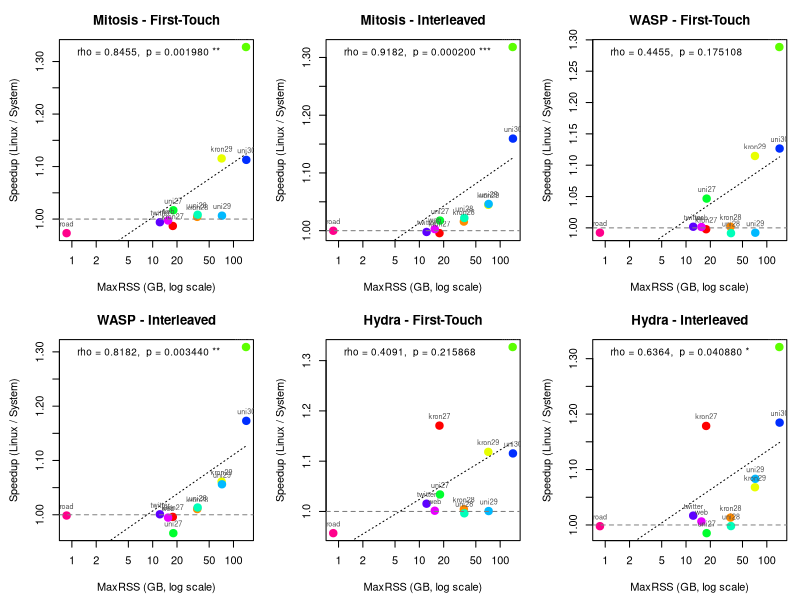

Here is the R script that generated this plot:
###############################################################################
### CC_SV: Does speedup over Linux depend on working-set size (maxRSS)?   ###
###   Permutation test on Spearman correlation, per system × policy       ###
###############################################################################

# =============================================================================
# 1. MaxRSS for CC_SV (GB), per graph
# =============================================================================

maxrss <- c(
  kron27 = 17.74, kron28 = 35.56, kron29 = 71.28, kron30 = 142.84,
  uni27  = 18.00, uni28  = 36.00, uni29  = 72.00, uni30  = 143.98,
  twitter = 12.28, web = 15.51, road = 0.86
)

# =============================================================================
# 2. Runtime data (5 trials per configuration) — from cc_sv.R
# =============================================================================

rt <- list(
  # --- LINUX First-Touch ---
  linux_ft_kron27  = c(5.25484, 5.26032, 5.28091, 5.26657, 5.27103),
  linux_ft_kron28  = c(9.66535, 9.68412, 9.62954, 9.68620, 9.70048),
  linux_ft_kron29  = c(21.36107, 21.37305, 21.41995, 21.46194, 21.34614),
  linux_ft_kron30  = c(51.07288, 51.12533, 51.93556, 50.69916, 50.74301),
  linux_ft_uni27   = c(6.28895, 6.68920, 6.67710, 6.74859, 6.71957),
  linux_ft_uni28   = c(12.19214, 12.33447, 12.42295, 12.54301, 12.56131),
  linux_ft_uni29   = c(24.08220, 24.11816, 24.21038, 24.20223, 24.24678),
  linux_ft_uni30   = c(48.84104, 49.08338, 49.17349, 48.82028, 48.99220),
  linux_ft_twitter = c(3.50382, 3.48879, 3.51651, 3.51070, 3.51832),
  linux_ft_web     = c(0.70499, 0.70360, 0.70398, 0.70382, 0.70357),
  linux_ft_road    = c(0.06002, 0.06056, 0.06124, 0.05944, 0.06057),
  
  # --- LINUX Interleaved ---
  linux_il_kron27  = c(4.93441, 4.92587, 4.92297, 4.92864, 4.91815),
  linux_il_kron28  = c(9.23494, 9.28035, 9.24255, 9.28068, 9.29464),
  linux_il_kron29  = c(19.47225, 19.49401, 19.52732, 19.48812, 19.48009),
  linux_il_kron30  = c(51.73405, 51.86121, 51.89680, 51.77142, 51.95272),
  linux_il_uni27   = c(5.28040, 5.19274, 5.18627, 5.22500, 5.25201),
  linux_il_uni28   = c(10.05837, 10.00358, 10.08839, 10.06971, 10.10126),
  linux_il_uni29   = c(20.96328, 21.01192, 21.07239, 20.89253, 20.93381),
  linux_il_uni30   = c(45.38459, 45.73710, 45.50109, 45.69392, 45.76469),
  linux_il_twitter = c(3.59982, 3.57544, 3.58353, 3.54719, 3.55030),
  linux_il_web     = c(0.38643, 0.39050, 0.39284, 0.38911, 0.38891),
  linux_il_road    = c(0.05414, 0.05483, 0.05340, 0.05492, 0.05413),
  
  # --- MITOSIS Replicated ---
  mitosis_ft_kron27  = c(5.32927, 5.32670, 5.33916, 5.35210, 5.33593),
  mitosis_ft_kron28  = c(9.65998, 9.62766, 9.60069, 9.62837, 9.64665),
  mitosis_ft_kron29  = c(19.22859, 19.20115, 19.14699, 19.15355, 19.15803),
  mitosis_ft_kron30  = c(38.35697, 38.44493, 38.36576, 38.50652, 38.83380),
  mitosis_ft_uni27   = c(6.33470, 6.53826, 6.55095, 6.56969, 6.58279),
  mitosis_ft_uni28   = c(12.28736, 12.29017, 12.28888, 12.35406, 12.32418),
  mitosis_ft_uni29   = c(24.01963, 23.99558, 23.99474, 24.00844, 24.06025),
  mitosis_ft_uni30   = c(44.21888, 44.00983, 43.99888, 43.87973, 43.98086),
  mitosis_ft_twitter = c(3.51010, 3.54679, 3.53780, 3.53888, 3.50956),
  mitosis_ft_web     = c(0.70518, 0.70532, 0.70498, 0.70649, 0.70744),
  mitosis_ft_road    = c(0.06135, 0.06211, 0.06202, 0.06173, 0.06293),
  
  # --- MITOSIS Replicated+Interleaved ---
  mitosis_il_kron27  = c(4.96331, 4.96929, 4.93380, 4.93207, 4.93797),
  mitosis_il_kron28  = c(9.11478, 9.12970, 9.13596, 9.13547, 9.09965),
  mitosis_il_kron29  = c(18.66971, 18.62110, 18.66530, 18.63940, 18.69707),
  mitosis_il_kron30  = c(39.32392, 39.33262, 39.37635, 39.32107, 39.31315),
  mitosis_il_uni27   = c(5.13578, 5.11402, 5.12234, 5.13151, 5.18294),
  mitosis_il_uni28   = c(9.83580, 9.84009, 9.84658, 9.86791, 9.84942),
  mitosis_il_uni29   = c(19.85316, 20.02597, 20.11907, 20.10913, 20.12806),
  mitosis_il_uni30   = c(39.36505, 39.32781, 39.32152, 39.32529, 39.37414),
  mitosis_il_twitter = c(3.60069, 3.59348, 3.56167, 3.56556, 3.57514),
  mitosis_il_web     = c(0.38792, 0.38802, 0.38783, 0.39038, 0.38837),
  mitosis_il_road    = c(0.05322, 0.05442, 0.05393, 0.05354, 0.05635),
  
  # --- WASP First-Touch ---
  wasp_ft_kron27  = c(5.24487, 5.29025, 5.28476, 5.28375, 5.28700),
  wasp_ft_kron28  = c(9.67273, 9.65359, 9.65075, 9.62588, 9.67058),
  wasp_ft_kron29  = c(19.19147, 19.21619, 19.15130, 19.20645, 19.18890),
  wasp_ft_kron30  = c(40.30071, 39.49725, 39.46534, 39.69362, 39.38787),
  wasp_ft_uni27   = c(6.20150, 6.27181, 6.31631, 6.38845, 6.46691),
  wasp_ft_uni28   = c(12.37133, 12.64887, 12.49645, 12.51744, 12.54634),
  wasp_ft_uni29   = c(24.20154, 24.30787, 24.45964, 24.47068, 24.36437),
  wasp_ft_uni30   = c(44.43909, 43.14892, 43.39943, 43.16789, 43.23215),
  wasp_ft_twitter = c(3.49794, 3.51806, 3.49035, 3.50746, 3.49254),
  wasp_ft_web     = c(0.70263, 0.70113, 0.70170, 0.70125, 0.70825),
  wasp_ft_road    = c(0.05976, 0.06149, 0.06060, 0.06031, 0.06200),
  
  # --- WASP Interleaved ---
  wasp_il_kron27  = c(4.95242, 4.93969, 4.92518, 4.98378, 4.92604),
  wasp_il_kron28  = c(9.15927, 9.16503, 9.17403, 9.19621, 9.15616),
  wasp_il_kron29  = c(18.61356, 18.28532, 18.35296, 18.30987, 18.28173),
  wasp_il_kron30  = c(40.40808, 39.41689, 39.24146, 39.41304, 39.56242),
  wasp_il_uni27   = c(5.38389, 5.26754, 5.44832, 5.46658, 5.48619),
  wasp_il_uni28   = c(10.03319, 9.87219, 9.89053, 9.92695, 9.93253),
  wasp_il_uni29   = c(20.35081, 19.70221, 19.86567, 19.72701, 19.65318),
  wasp_il_uni30   = c(39.49509, 38.52351, 39.00984, 38.55478, 38.86414),
  wasp_il_twitter = c(3.58606, 3.57410, 3.55183, 3.56409, 3.56470),
  wasp_il_web     = c(0.39082, 0.38840, 0.38954, 0.38795, 0.40130),
  wasp_il_road    = c(0.05333, 0.05519, 0.05402, 0.05419, 0.05507),
  
  # --- HYDRA Replicated (repl_order_9) ---
  hydra_ft_kron27  = c(4.50426, 4.47571, 4.50305, 4.51011, 4.50043),
  hydra_ft_kron28  = c(9.63287, 9.65094, 9.64767, 9.60098, 9.61790),
  hydra_ft_kron29  = c(19.11479, 19.22337, 19.08240, 19.09946, 19.11066),
  hydra_ft_kron30  = c(38.50780, 38.47436, 38.52977, 38.57468, 38.50830),
  hydra_ft_uni27   = c(6.31090, 6.25959, 6.40793, 6.48870, 6.57451),
  hydra_ft_uni28   = c(12.42254, 12.38289, 12.43202, 12.50828, 12.54017),
  hydra_ft_uni29   = c(24.17071, 24.14613, 24.09560, 24.15431, 24.19881),
  hydra_ft_uni30   = c(43.67589, 44.14764, 43.60100, 44.07743, 44.06376),
  hydra_ft_twitter = c(3.43534, 3.45646, 3.44897, 3.45290, 3.47831),
  hydra_ft_web     = c(0.70135, 0.70419, 0.70359, 0.70181, 0.70403),
  hydra_ft_road    = c(0.06194, 0.06338, 0.06473, 0.06224, 0.06316),
  
  # --- HYDRA Replicated+Interleaved (repl_order_9) ---
  hydra_il_kron27  = c(4.22922, 4.16219, 4.17206, 4.16953, 4.16445),
  hydra_il_kron28  = c(9.13263, 9.14077, 9.15380, 9.14465, 9.15070),
  hydra_il_kron29  = c(18.23685, 18.24263, 18.27915, 18.23570, 18.25752),
  hydra_il_kron30  = c(39.15965, 39.30615, 39.35078, 39.24755, 39.17100),
  hydra_il_uni27   = c(5.45858, 5.37068, 5.26221, 5.20225, 5.23410),
  hydra_il_uni28   = c(10.05013, 10.03508, 10.02906, 10.09155, 10.21619),
  hydra_il_uni29   = c(19.38677, 19.36953, 19.34873, 19.35816, 19.35200),
  hydra_il_uni30   = c(38.82365, 38.38094, 38.48954, 38.42631, 38.41695),
  hydra_il_twitter = c(3.54399, 3.49015, 3.51798, 3.49149, 3.51643),
  hydra_il_web     = c(0.38741, 0.38673, 0.38698, 0.38745, 0.38694),
  hydra_il_road    = c(0.05334, 0.05560, 0.05378, 0.05494, 0.05435)
)

# =============================================================================
# 3. Permutation test on Spearman rho
#    H0: no monotonic association between maxRSS and speedup
#    Two-sided test
# =============================================================================

perm_cor_test <- function(x, y, n_perm = 100000) {
  n <- length(x)
  obs_rho <- cor(x, y, method = "spearman")
  count <- 0
  for (i in seq_len(n_perm)) {
    perm_rho <- cor(sample(x), y, method = "spearman")
    if (abs(perm_rho) >= abs(obs_rho)) count <- count + 1
  }
  list(rho = obs_rho, p = (count + 1) / (n_perm + 1), n = n)
}

# Helper: format p-value with full precision (scientific notation for small values)
fmt_p <- function(p) {
  ifelse(p < 1e-4, sprintf("%.4e", p), sprintf("%.6f", p))
}

# =============================================================================
# 4. Compute per-graph mean speedup, then test correlation with maxRSS
# =============================================================================

graphs   <- c("kron27","kron28","kron29","kron30",
              "uni27","uni28","uni29","uni30",
              "twitter","web","road")
policies <- c("ft", "il")
pol_lab  <- c(ft = "First-Touch", il = "Interleaved")
systems  <- c("mitosis", "wasp", "hydra")
sys_lab  <- c(mitosis = "Mitosis", wasp = "WASP", hydra = "Hydra")

set.seed(42)
results <- data.frame()
plot_data <- data.frame()

for (sys in systems) {
  for (pol in policies) {
    speedups <- numeric(length(graphs))
    rss_vals <- numeric(length(graphs))
    
    for (i in seq_along(graphs)) {
      g <- graphs[i]
      lk <- paste0("linux_", pol, "_", g)
      sk <- paste0(sys, "_", pol, "_", g)
      # Mean speedup = mean(linux) / mean(system)
      speedups[i] <- mean(rt[[lk]]) / mean(rt[[sk]])
      rss_vals[i] <- maxrss[g]
    }
    
    # Permutation test
    res <- perm_cor_test(rss_vals, speedups)
    
    results <- rbind(results, data.frame(
      System  = sys_lab[sys],
      Policy  = pol_lab[pol],
      Rho     = round(res$rho, 4),
      p_value = res$p,
      p_display = fmt_p(res$p),
      Sig     = ifelse(res$p < 0.001, "***",
                       ifelse(res$p < 0.01,  "**",
                              ifelse(res$p < 0.05,  "*", ""))),
      stringsAsFactors = FALSE
    ))
    
    # Collect for plotting
    for (i in seq_along(graphs)) {
      plot_data <- rbind(plot_data, data.frame(
        System  = sys_lab[sys],
        Policy  = pol_lab[pol],
        Graph   = graphs[i],
        MaxRSS  = rss_vals[i],
        Speedup = speedups[i],
        stringsAsFactors = FALSE
      ))
    }
  }
}

# =============================================================================
# 5. Print results
# =============================================================================

cat("\n")
cat("======================================================================\n")
cat("  CC_SV: Spearman correlation between MaxRSS and Speedup vs Linux\n")
cat("  Permutation test (two-sided, 100k permutations)\n")
cat("  11 graphs, mean speedup per graph\n")
cat("======================================================================\n\n")

# Print with formatted p-value column
print_results <- results[, c("System", "Policy", "Rho", "p_display", "Sig")]
colnames(print_results)[4] <- "p_value"
print(print_results, row.names = FALSE)

cat("\nInterpretation:\n")
cat("  rho > 0 → larger working sets see MORE speedup over Linux\n")
cat("  rho < 0 → larger working sets see LESS speedup over Linux\n")
cat("  * p < 0.05  ** p < 0.01  *** p < 0.001\n")

# =============================================================================
# 5b. Detailed per-graph speedup tables for each system × policy
# =============================================================================

cat("\n")
cat("======================================================================\n")
cat("  Per-graph speedup vs MaxRSS (sorted by MaxRSS ascending)\n")
cat("======================================================================\n")

for (sys in systems) {
  for (pol in policies) {
    label <- paste(sys_lab[sys], "-", pol_lab[pol])
    cat("\n---", label, "---\n")
    cat(sprintf("  %-10s %8s %10s %12s\n",
                "Graph", "RSS(GB)", "Speedup", "% Improv."))
    
    speedups <- numeric(length(graphs))
    rss_vals <- numeric(length(graphs))
    for (i in seq_along(graphs)) {
      g <- graphs[i]
      lk <- paste0("linux_", pol, "_", g)
      sk <- paste0(sys, "_", pol, "_", g)
      speedups[i] <- mean(rt[[lk]]) / mean(rt[[sk]])
      rss_vals[i] <- maxrss[g]
    }
    
    ord <- order(rss_vals)
    for (i in ord) {
      pct <- (speedups[i] - 1) * 100
      cat(sprintf("  %-10s %8.2f %10.4f %+11.2f%%\n",
                  graphs[i], rss_vals[i], speedups[i], pct))
    }
    
    # Summarise: small vs large
    small_idx <- which(rss_vals < 20)
    large_idx <- which(rss_vals >= 40)
    cat(sprintf("  >> Small graphs (RSS < 20 GB, n=%d): mean speedup = %.4f\n",
                length(small_idx), mean(speedups[small_idx])))
    cat(sprintf("  >> Large graphs (RSS >= 40 GB, n=%d): mean speedup = %.4f\n",
                length(large_idx), mean(speedups[large_idx])))
  }
}

# =============================================================================
# 5c. Overall summary across all systems
# =============================================================================

cat("\n")
cat("======================================================================\n")
cat("  Summary: Average speedup by MaxRSS group across all systems\n")
cat("======================================================================\n\n")

for (pol in policies) {
  cat(sprintf("--- %s ---\n", pol_lab[pol]))
  cat(sprintf("  %-10s %12s %12s %12s\n",
              "RSS Group", "Mitosis", "WASP", "Hydra"))
  
  for (grp_label in c("Small (<20GB)", "Medium (20-80GB)", "Large (>80GB)")) {
    vals <- character(3)
    for (si in seq_along(systems)) {
      sys <- systems[si]
      speedups <- numeric(length(graphs))
      rss_vals <- numeric(length(graphs))
      for (i in seq_along(graphs)) {
        g <- graphs[i]
        lk <- paste0("linux_", pol, "_", g)
        sk <- paste0(sys, "_", pol, "_", g)
        speedups[i] <- mean(rt[[lk]]) / mean(rt[[sk]])
        rss_vals[i] <- maxrss[g]
      }
      if (grp_label == "Small (<20GB)")       idx <- which(rss_vals < 20)
      else if (grp_label == "Medium (20-80GB)") idx <- which(rss_vals >= 20 & rss_vals <= 80)
      else                                      idx <- which(rss_vals > 80)
      vals[si] <- sprintf("%.4f", mean(speedups[idx]))
    }
    cat(sprintf("  %-17s %9s %12s %12s\n", grp_label, vals[1], vals[2], vals[3]))
  }
  cat("\n")
}

cat("Interpretation guide:\n")
cat("  If speedup increases monotonically with RSS group (small < medium < large),\n")
cat("  this supports the hypothesis that the tiered-memory systems benefit more\n")
cat("  when the working set is larger (exceeding fast-tier capacity).\n")
cat("  The Spearman rho and permutation p-value above test this formally.\n")

# =============================================================================
# 6. Scatter plots (base R): Speedup vs MaxRSS, per system × policy
# =============================================================================

pdf("cc_sv_rss_speedup.pdf", width = 14, height = 10)
par(mfrow = c(2, 3), mar = c(4.5, 4.5, 3, 1))

graph_cols <- rainbow(length(graphs))
names(graph_cols) <- graphs

for (sys in systems) {
  for (pol in policies) {
    label <- paste(sys_lab[sys], "-", pol_lab[pol])
    
    # Extract subset
    idx <- plot_data$System == sys_lab[sys] & plot_data$Policy == pol_lab[pol]
    sub <- plot_data[idx, ]
    
    # Annotation from results
    ridx <- results$System == sys_lab[sys] & results$Policy == pol_lab[pol]
    rho_val <- results$Rho[ridx]
    p_str   <- results$p_display[ridx]
    sig_val <- results$Sig[ridx]
    
    plot(sub$MaxRSS, sub$Speedup,
         log = "x", pch = 19,
         col = graph_cols[sub$Graph], cex = 1.5,
         xlab = "MaxRSS (GB, log scale)",
         ylab = "Speedup (Linux / System)",
         main = label)
    abline(h = 1, lty = 2, col = "gray50")
    # Linear fit on log(RSS) for trend line
    fit <- lm(Speedup ~ log2(MaxRSS), data = sub)
    xseq <- seq(min(sub$MaxRSS), max(sub$MaxRSS), length.out = 100)
    lines(xseq, predict(fit, newdata = data.frame(MaxRSS = xseq)),
          lty = 3, col = "black")
    # Annotate with rho and p
    legend("topleft",
           legend = paste0("rho = ", rho_val, ",  p = ", p_str, " ", sig_val),
           bty = "n", cex = 0.9)
    # Label points
    text(sub$MaxRSS, sub$Speedup, labels = sub$Graph,
         pos = 3, cex = 0.65, col = "gray30")
  }
}

dev.off()
cat("\nSaved plot to cc_sv_rss_speedup.pdf\n")
